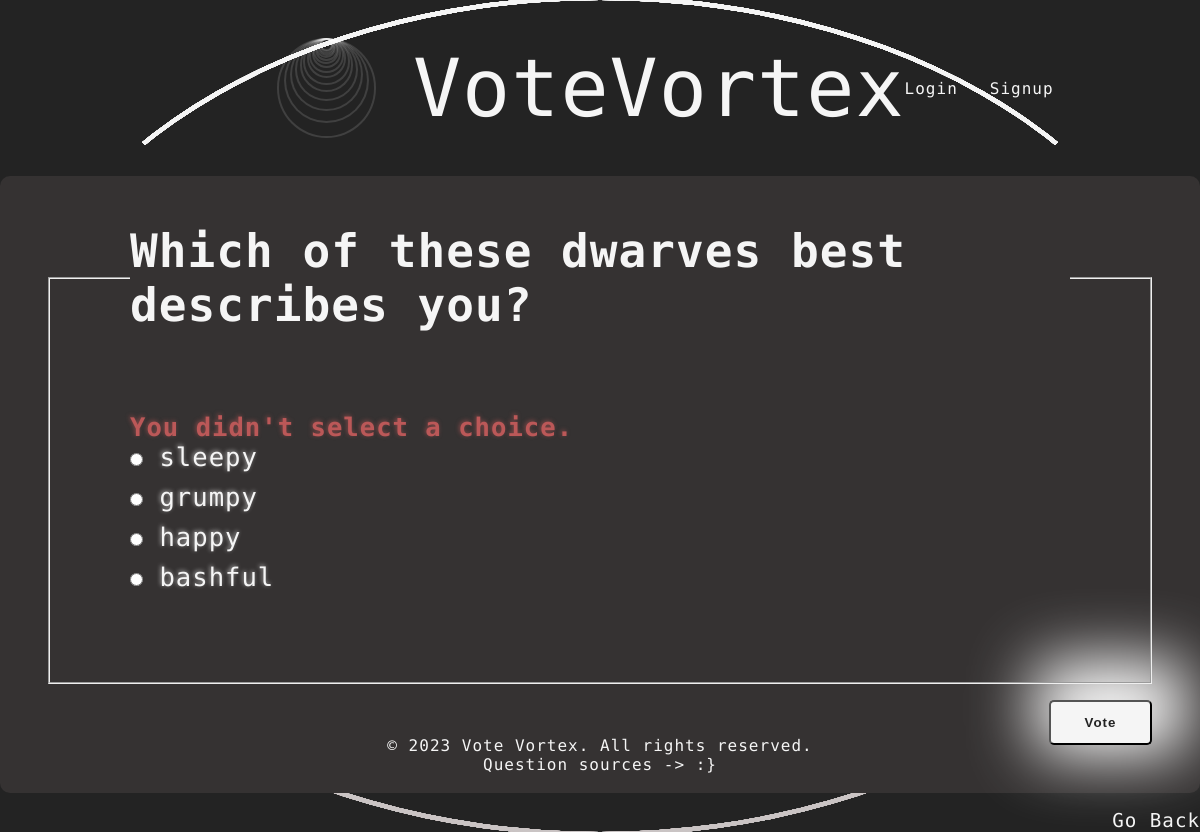
Screenshot of /polls/7/vote/ with the database file from the repository.
### polls/models.py (models this page shows, shortened)
class Question(models.Model):
    question_text = models.CharField(max_length=200)
    pub_date = models.DateTimeField("date published")

class Choice(models.Model):
    question = models.ForeignKey(Question, on_delete=models.CASCADE)
    choice_text = models.CharField(max_length=200)
    votes = models.IntegerField(default=0)

### polls/views.py (the view)
# urls.py: path("<int:question_id>/vote/", views.vote, name="vote"),
def vote(request, question_id):
    question = get_object_or_404(Question, pk=question_id)
    try:
        selected_choice = question.choice_set.get(pk=request.POST["choice"])
    except (KeyError, Choice.DoesNotExist):
        return render(
            request,
            "polls/detail.html",
            {
                "question": question,
                "error_message": "You didn't select a choice.",
            },
        )
    else:
        selected_choice.votes += 1
        selected_choice.save()
        return HttpResponseRedirect(reverse("polls:results", args=(question.id,)))

### polls/templates/polls/detail.html (shortened to what this page needs)
{% load static %}
<!DOCTYPE html>
<html lang="en">
	<head>
		<link href="{% static 'polls/style.css' %}" rel="stylesheet" />
	</head>
    {% include "polls/header.html" %}
<main>
<div class="foooorm">
    <form action="{% url 'polls:vote' question.id %}" method="post">
        <fieldset>
            <legend><h1>{{ question.question_text }}</h1></legend>
            {% if error_message %}<p><strong class="error">{{ error_message }}</strong></p>{% endif %}
            {% for choice in question.choice_set.all %}
                <input class="radio" type="radio" name="choice" id="choice{{ forloop.counter }}" value="{{ choice.id }}">
                <label class="neheh" for="choice{{ forloop.counter }}">{{ choice.choice_text }}</label><br>
            {% endfor %}
        </fieldset>
        <input class="vote" type="submit" value="Vote">
    </form>
    <a class="backdoor hover-underline-animation" href="{% url 'polls:index' %}">Go Back</a>
</div>
</main>
{% include "polls/footer.html" %}

### polls/static/polls/style.css (style rules this page uses)
* { padding: 0; margin: 0; box-sizing: border-box; color: whitesmoke; text-decoration: none; letter-spacing: 1px; }
main { display: flex; width: 100vw; height: 70vh; align-items: center; justify-content: center; flex-wrap: wrap; }
fieldset { padding: 5rem; font-size: 1.6em; z-index: 999; }
fieldset h1 { font-size: 1.8em; }
.vote { background-color: whitesmoke; color: #232323; padding: .8rem 2.1rem; cursor: pointer; box-shadow: inset 0px 0px 70px -43px rgba(35,35,35,1); align-self: flex-end; transition: .2s; border-radius: 5px; box-shadow: 10px -15px 65px 25px rgba(255,255,255,1); font-weight: bold; z-index: 1; }
.foooorm { display: flex; flex-direction: column; gap: 1rem; }
form { display: flex; flex-direction: column; gap: 1rem; }
.radio { padding: 2rem; margin-bottom: 1rem; cursor: pointer; }
.neheh { cursor: pointer; }
.backdoor { align-self: flex-end; font-size: 1.2em; }
.hover-underline-animation { display: inline-block; position: relative; }
.hover-underline-animation::after { content: ''; position: absolute; width: 100%; transform: scaleX(0); height: 1.5px; bottom: -2px; left: 0; background-color: whitesmoke; transform-origin: bottom right; transition: transform 0.25s ease-out; }
input[type='radio'] { accent-color: #232323; }
.neheh { text-shadow: -1px -1px 4px rgba(255, 255, 255, 0.6); }
.error { color: rgb(187, 88, 88); text-shadow: -1px -1px 4px rgba(187, 88, 88,.6); }
form { background-color: #353232; padding: 3rem; border-radius: 10px; }

### rows the page displays
Question: question_text "Which of these dwarves best describes you?"
Choice: choice_text "sleepy"
Choice: choice_text "grumpy"
Choice: choice_text "happy"
Choice: choice_text "bashful"

### other values shown
{{ error_message }} "You didn't select a choice."
